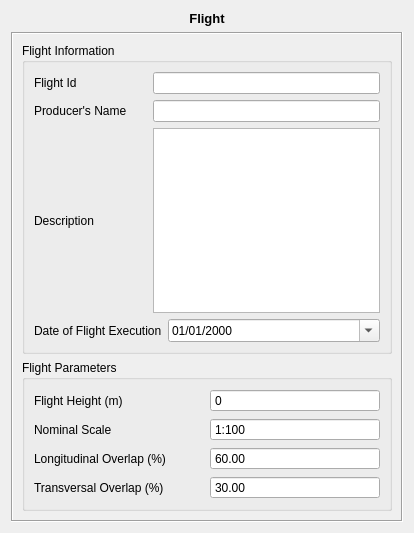
<?xml version="1.0" encoding="UTF-8"?>
<ui version="4.0">
 <class>FlightForm</class>
 <widget class="QWidget" name="FlightForm">
  <property name="geometry">
   <rect>
    <x>0</x>
    <y>0</y>
    <width>414</width>
    <height>533</height>
   </rect>
  </property>
  <property name="windowTitle">
   <string>Form</string>
  </property>
  <layout class="QVBoxLayout" name="verticalLayout_6">
   <item>
    <widget class="QLabel" name="label">
     <property name="text">
      <string>&lt;!DOCTYPE HTML PUBLIC &quot;-//W3C//DTD HTML 4.0//EN&quot; &quot;http://www.w3.org/TR/REC-html40/strict.dtd&quot;&gt;
&lt;html&gt;&lt;head&gt;&lt;meta name=&quot;qrichtext&quot; content=&quot;1&quot; /&gt;&lt;style type=&quot;text/css&quot;&gt;
p, li { white-space: pre-wrap; }
&lt;/style&gt;&lt;/head&gt;&lt;body style=&quot; font-family:'Sans'; font-size:10pt; font-weight:400; font-style:normal;&quot;&gt;
&lt;p style=&quot; margin-top:0px; margin-bottom:0px; margin-left:0px; margin-right:0px; -qt-block-indent:0; text-indent:0px;&quot;&gt;&lt;span style=&quot; font-weight:600;&quot;&gt;Flight&lt;/span&gt;&lt;/p&gt;&lt;/body&gt;&lt;/html&gt;</string>
     </property>
     <property name="alignment">
      <set>Qt::AlignCenter</set>
     </property>
    </widget>
   </item>
   <item>
    <widget class="QFrame" name="frame">
     <property name="frameShape">
      <enum>QFrame::Box</enum>
     </property>
     <property name="frameShadow">
      <enum>QFrame::Sunken</enum>
     </property>
     <layout class="QVBoxLayout" name="verticalLayout_5">
      <item>
       <widget class="QGroupBox" name="groupBox_2">
        <property name="title">
         <string>Flight Information</string>
        </property>
        <layout class="QVBoxLayout" name="verticalLayout_3">
         <item>
          <layout class="QVBoxLayout" name="verticalLayout_2">
           <item>
            <layout class="QHBoxLayout" name="horizontalLayout_8" stretch="1,2">
             <item>
              <widget class="QLabel" name="label_10">
               <property name="text">
                <string>Flight Id</string>
               </property>
              </widget>
             </item>
             <item>
              <widget class="QLineEdit" name="flightIDLineEdit"/>
             </item>
            </layout>
           </item>
           <item>
            <layout class="QHBoxLayout" name="horizontalLayout_7" stretch="1,2">
             <item>
              <widget class="QLabel" name="label_7">
               <property name="text">
                <string>Producer's Name</string>
               </property>
              </widget>
             </item>
             <item>
              <widget class="QLineEdit" name="producerNameLineEdit"/>
             </item>
            </layout>
           </item>
           <item>
            <layout class="QHBoxLayout" name="horizontalLayout_9" stretch="1,2">
             <item>
              <widget class="QLabel" name="label_8">
               <property name="text">
                <string>Description</string>
               </property>
              </widget>
             </item>
             <item>
              <widget class="QPlainTextEdit" name="descriptionTextEdit"/>
             </item>
            </layout>
           </item>
           <item>
            <layout class="QHBoxLayout" name="horizontalLayout_10" stretch="1,2">
             <item>
              <widget class="QLabel" name="label_9">
               <property name="text">
                <string>Date of Flight Execution</string>
               </property>
              </widget>
             </item>
             <item>
              <widget class="QDateEdit" name="flightDateEdit">
               <property name="minimumDate">
                <date>
                 <year>1913</year>
                 <month>1</month>
                 <day>1</day>
                </date>
               </property>
               <property name="displayFormat">
                <string>dd/MM/yyyy</string>
               </property>
               <property name="calendarPopup">
                <bool>true</bool>
               </property>
              </widget>
             </item>
            </layout>
           </item>
          </layout>
         </item>
        </layout>
       </widget>
      </item>
      <item>
       <widget class="QGroupBox" name="groupBox">
        <property name="title">
         <string>Flight Parameters</string>
        </property>
        <layout class="QVBoxLayout" name="verticalLayout_4">
         <item>
          <layout class="QVBoxLayout" name="verticalLayout">
           <item>
            <layout class="QHBoxLayout" name="horizontalLayout_5">
             <item>
              <widget class="QLabel" name="label_3">
               <property name="text">
                <string>Flight Height (m)</string>
               </property>
              </widget>
             </item>
             <item>
              <widget class="QSpinBox" name="flightHeightSpinBox">
               <property name="toolTip">
                <string>Flight Height Above Sea Level</string>
               </property>
               <property name="buttonSymbols">
                <enum>QAbstractSpinBox::NoButtons</enum>
               </property>
               <property name="accelerated">
                <bool>true</bool>
               </property>
               <property name="maximum">
                <number>15000</number>
               </property>
               <property name="singleStep">
                <number>100</number>
               </property>
              </widget>
             </item>
            </layout>
           </item>
           <item>
            <layout class="QHBoxLayout" name="horizontalLayout_4">
             <item>
              <widget class="QLabel" name="label_4">
               <property name="text">
                <string>Nominal Scale</string>
               </property>
              </widget>
             </item>
             <item>
              <widget class="QSpinBox" name="nominalScaleSpinBox">
               <property name="toolTip">
                <string>Example: 1:10.000 equals &quot;One to Ten Thousand Scale&quot;</string>
               </property>
               <property name="whatsThis">
                <string/>
               </property>
               <property name="buttonSymbols">
                <enum>QAbstractSpinBox::NoButtons</enum>
               </property>
               <property name="accelerated">
                <bool>true</bool>
               </property>
               <property name="prefix">
                <string>1:</string>
               </property>
               <property name="minimum">
                <number>100</number>
               </property>
               <property name="maximum">
                <number>10000000</number>
               </property>
               <property name="singleStep">
                <number>100</number>
               </property>
              </widget>
             </item>
            </layout>
           </item>
           <item>
            <layout class="QHBoxLayout" name="horizontalLayout_3">
             <item>
              <widget class="QLabel" name="label_5">
               <property name="text">
                <string>Longitudinal Overlap (%)</string>
               </property>
              </widget>
             </item>
             <item>
              <widget class="EfotoDoubleSpinBox" name="horizontalOverlapDoubleSpinBox">
               <property name="buttonSymbols">
                <enum>QAbstractSpinBox::NoButtons</enum>
               </property>
               <property name="accelerated">
                <bool>true</bool>
               </property>
               <property name="minimum">
                <double>5.000000000000000</double>
               </property>
               <property name="maximum">
                <double>95.000000000000000</double>
               </property>
               <property name="value">
                <double>60.000000000000000</double>
               </property>
              </widget>
             </item>
            </layout>
           </item>
           <item>
            <layout class="QHBoxLayout" name="horizontalLayout">
             <item>
              <widget class="QLabel" name="label_6">
               <property name="text">
                <string>Transversal Overlap (%)</string>
               </property>
              </widget>
             </item>
             <item>
              <widget class="EfotoDoubleSpinBox" name="verticalOverlapDoubleSpinBox">
               <property name="buttonSymbols">
                <enum>QAbstractSpinBox::NoButtons</enum>
               </property>
               <property name="accelerated">
                <bool>true</bool>
               </property>
               <property name="minimum">
                <double>5.000000000000000</double>
               </property>
               <property name="maximum">
                <double>95.000000000000000</double>
               </property>
               <property name="value">
                <double>30.000000000000000</double>
               </property>
              </widget>
             </item>
            </layout>
           </item>
          </layout>
         </item>
        </layout>
       </widget>
      </item>
     </layout>
    </widget>
   </item>
  </layout>
 </widget>
 <customwidgets>
  <customwidget>
   <class>EfotoDoubleSpinBox</class>
   <extends>QDoubleSpinBox</extends>
   <header>EfotoDoubleSpinBox.h</header>
  </customwidget>
 </customwidgets>
 <resources/>
 <connections/>
</ui>
